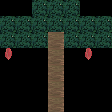

Below is a game level as drawn by its tile map, then a one-line description and the .tmx file that defines it, in full:
An orthogonal 7x7 tile map with 16x16 px tiles, 1 tile layer (Tile Layer 1), 2 tilesets.

<map version="1.10" tiledversion="1.11.2" orientation="orthogonal" renderorder="right-down" width="7" height="7" tilewidth="16" tileheight="16" infinite="0" nextlayerid="2" nextobjectid="1">
 <tileset firstgid="1" source="Blocks.tsx" />
 <tileset firstgid="65" source="../Blocks.tsx" />
 <layer id="1" name="Tile Layer 1" width="7" height="7">
  <data encoding="csv">
0,0,18,18,18,0,0,
18,18,18,18,18,18,18,
18,18,18,44,18,18,18,
45,0,0,44,0,45,0,
0,0,0,44,0,0,0,
0,0,0,44,0,0,0,
0,0,0,44,0,0,0
</data>
 </layer>
</map>
